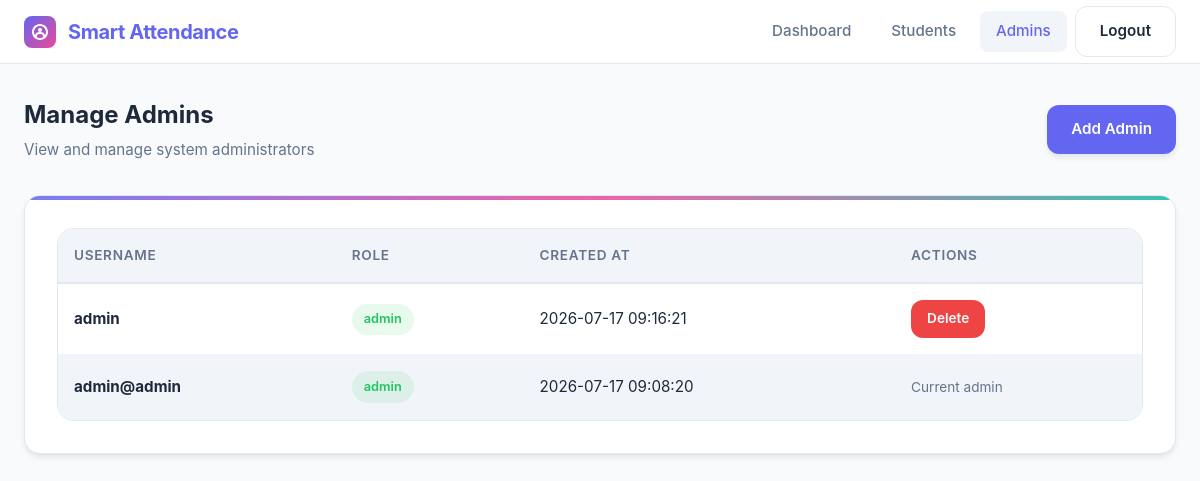
The page /admin/admins (signed in) on the database its author committed.
### tables this page shows
CREATE TABLE admin_users (
    id INTEGER PRIMARY KEY AUTOINCREMENT,
    username TEXT UNIQUE,
    password TEXT,
    role TEXT DEFAULT 'admin',
    created_at TEXT DEFAULT CURRENT_TIMESTAMP,
    updated_at TEXT DEFAULT CURRENT_TIMESTAMP
);

### app.py (the view)
@app.route("/admin/admins")
def list_admins():
    if "admin" not in session:
        return redirect("/admin-login")
    conn = get_db_connection()
    cursor = conn.cursor()
    admins = cursor.execute(
        "SELECT id, username, role, created_at FROM admin_users ORDER BY created_at DESC"
    ).fetchall()
    conn.close()
    return render_template("admin/admins.html", admins=admins)

### app.py (called while the page is built)
def get_db_connection():
    conn = sqlite3.connect("database/attendance.db")
    conn.row_factory = sqlite3.Row
    return conn

### templates/admin/admins.html (shortened to what this page needs)
<!DOCTYPE html>
<html lang="en">
<head>
    <link rel="stylesheet" href="{{ url_for('static', filename='css/style.css') }}">
</head>
<body>
    <nav class="navbar">
        <div class="nav-container">
            <div class="nav-brand">
                <span>Smart Attendance</span>
            </div>
            <div class="nav-links">
                <a href="/admin-dashboard" class="nav-link">Dashboard</a>
                <a href="/admin/students" class="nav-link">Students</a>
                <a href="/admin/admins" class="nav-link active">Admins</a>
                <a href="/admin-logout" class="button secondary">Logout</a>
            </div>
        </div>
    </nav>
    <main class="container">
        <div class="section-header">
            <div>
                <h1 class="section-title">Manage Admins</h1>
                <p class="section-subtitle">View and manage system administrators</p>
            </div>
            <a href="/admin/create-admin" class="button primary">Add Admin</a>
        </div>
        <div class="card">
            <div class="table-responsive">
                <table>
                    <thead>
                        <tr>
                            <th>Username</th>
                            <th>Role</th>
                            <th>Created At</th>
                            <th>Actions</th>
                        </tr>
                    </thead>
                    <tbody>
                        {% for admin in admins %}
                        <tr>
                            <td><strong>{{ admin['username'] }}</strong></td>
                            <td>
                                <span class="status-pill success">{{ admin['role'] }}</span>
                            </td>
                            <td>{{ admin['created_at'] }}</td>
                            <td>
                                {% if admin['username'] != session.get('admin') %}
                                <form method="POST" action="/admin/admins/{{ admin['id'] }}/delete" style="display: inline;" onsubmit="return confirm('Delete admin {{ admin.username }}?');">
                                    <button type="submit" class="button" style="padding: 0.5rem 1rem; font-size: 0.85rem; background: var(--danger); color: white;">Delete</button>
                                </form>
                                {% else %}
                                <span style="color: var(--text-secondary); font-size: 0.85rem;">Current admin</span>
                                {% endif %}
                            </td>
                        </tr>
                        {% endfor %}
                    </tbody>
                </table>
            </div>
        </div>
    </main>
</body>
</html>

### static/css/style.css (style rules this page uses)
* { box-sizing: border-box; }
html { scroll-behavior: smooth; }
body { margin: 0; min-height: 100vh; font-family: -apple-system, BlinkMacSystemFont, "Segoe UI", "Inter", "Roboto", sans-serif; background: var(--bg-primary); color: var(--text-primary); line-height: 1.6; -webkit-font-smoothing: antialiased; -moz-osx-font-smoothing: grayscale; }
button, input, select, textarea { font: inherit; }
a { color: inherit; text-decoration: none; }
button { border: none; cursor: pointer; font-family: inherit; }
.navbar { position: sticky; top: 0; z-index: 100; height: var(--nav-height); background: var(--bg-secondary); border-bottom: 1px solid var(--border); backdrop-filter: blur(10px); -webkit-backdrop-filter: blur(10px); }
.nav-container { max-width: var(--max-width); margin: 0 auto; padding: 0 1.5rem; height: 100%; display: flex; align-items: center; justify-content: space-between; }
.nav-brand { display: flex; align-items: center; gap: 0.75rem; font-size: 1.25rem; font-weight: 700; color: var(--primary); letter-spacing: -0.02em; }
.nav-brand svg { flex-shrink: 0; }
.nav-links { display: flex; align-items: center; gap: 0.5rem; }
.nav-link { color: var(--text-secondary); font-size: 0.95rem; font-weight: 500; text-decoration: none; transition: var(--transition); padding: 0.5rem 1rem; border-radius: var(--radius-sm); }
.nav-link:hover, .nav-link.active { color: var(--primary); background: var(--bg-tertiary); }
.container { max-width: var(--max-width); margin: 0 auto; padding: 2rem 1.5rem; }
.button { display: inline-flex; align-items: center; justify-content: center; gap: 0.5rem; padding: 0.75rem 1.5rem; border-radius: var(--radius); font-size: 0.95rem; font-weight: 600; text-decoration: none; border: none; cursor: pointer; transition: var(--transition); }
.button.primary { background: var(--primary); color: white; box-shadow: var(--shadow); }
.button.secondary { background: var(--bg-secondary); color: var(--text-primary); border: 1px solid var(--border); }
.card { background: var(--bg-secondary); border: 1px solid var(--border); border-radius: var(--radius-lg); box-shadow: var(--shadow); padding: 2rem; margin-bottom: 1.5rem; position: relative; overflow: hidden; }
.card::before { content: ''; position: absolute; top: 0; left: 0; right: 0; height: 4px; background: linear-gradient(90deg, var(--primary), var(--secondary), var(--accent)); opacity: 0.85; }
form { display: flex; flex-direction: column; gap: 1.25rem; }
.table-responsive { width: 100%; overflow-x: auto; border-radius: var(--radius-lg); border: 1px solid var(--border); background: var(--bg-secondary); }
table { width: 100%; border-collapse: collapse; min-width: 600px; }
thead { position: sticky; top: 0; background: var(--bg-tertiary); z-index: 10; }
th { padding: 1rem; text-align: left; font-size: 0.85rem; font-weight: 600; text-transform: uppercase; letter-spacing: 0.05em; color: var(--text-secondary); border-bottom: 2px solid var(--border); }
td { padding: 1rem; font-size: 0.95rem; color: var(--text-primary); border-bottom: 1px solid var(--border-light); }
tbody tr:nth-child(even) { background: var(--bg-tertiary); }
.status-pill { display: inline-flex; align-items: center; padding: 0.35rem 0.75rem; border-radius: 999px; font-size: 0.8rem; font-weight: 600; }
.status-pill.success { background: rgba(34, 197, 94, 0.1); color: var(--success); }
.section-header { display: flex; justify-content: space-between; align-items: center; margin-bottom: 2rem; flex-wrap: wrap; gap: 1rem; }
.section-title { margin: 0; font-size: 1.5rem; font-weight: 700; color: var(--text-primary); }
.section-subtitle { margin: 0.25rem 0 0; font-size: 0.95rem; color: var(--text-secondary); }

### rows shown on the page
admin_users: username "admin", role "admin", created_at "2026-07-17 09:16:21"
admin_users: username "admin@admin", role "admin", created_at "2026-07-17 09:08:20", shows "Current admin"
